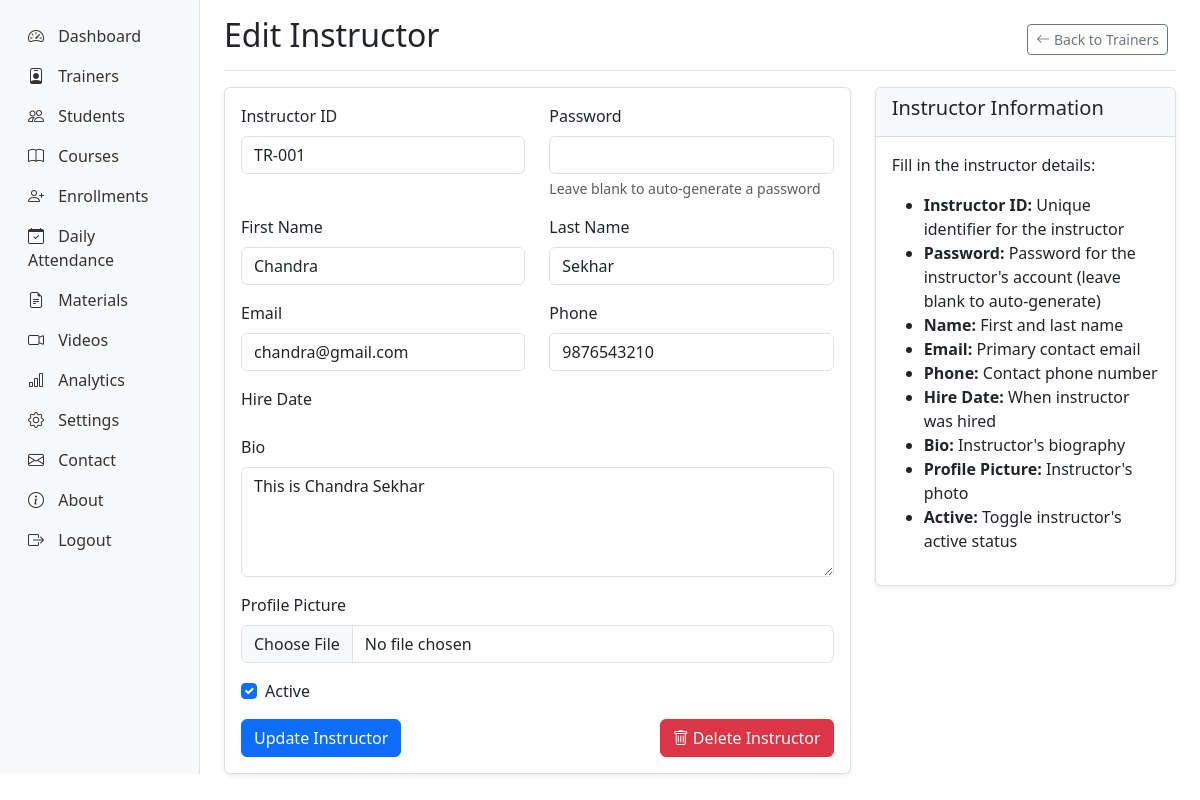
Page /admin-panel/trainers/edit/1/ (signed in) on the committed database.
### instructors/models.py (models this page shows, shortened)
class Instructor(models.Model):
    user = models.OneToOneField(User, on_delete=models.CASCADE, null=True, blank=True)
    instructor_id = models.CharField(max_length=20, unique=True)
    first_name = models.CharField(max_length=50)
    last_name = models.CharField(max_length=50)
    email = models.EmailField()
    phone = models.CharField(max_length=15, blank=True)
    bio = models.TextField(blank=True)
    profile_picture = models.ImageField(upload_to='instructor_profiles/', blank=True, null=True)
    hire_date = models.DateField(auto_now_add=True)
    is_active = models.BooleanField(default=True)
    created_at = models.DateTimeField(auto_now_add=True)
    updated_at = models.DateTimeField(auto_now=True)

### admin_panel/views.py (the view)
# urls.py: path('trainers/edit/<int:instructor_id>/', views.edit_instructor, name='edit_instructor'),
@login_required
@user_passes_test(is_admin)
def edit_instructor(request, instructor_id):
    instructor = get_object_or_404(Instructor, id=instructor_id)
    if request.method == 'POST':
        form = InstructorForm(request.POST, request.FILES, instance=instructor)
        if form.is_valid():
            form.save()
            messages.success(request, 'Instructor updated successfully.')
            return redirect('admin_panel:trainer_list')
    else:
        form = InstructorForm(instance=instructor)
    context = {
        'form_title': 'Edit Instructor',
        'submit_button': 'Update Instructor',
        'form': form,
        'instructor': instructor,
    }
    return render(request, 'admin_panel/instructor_form.html', context)

### admin_panel/forms.py (shortened to what this page needs)
class InstructorForm(forms.ModelForm):
    password = forms.CharField(
        widget=forms.PasswordInput(attrs={'class': 'form-control'}),
        required=False,
        help_text="Leave blank to auto-generate a password"
    )
    class Meta:
        model = Instructor
        fields = ['instructor_id', 'first_name', 'last_name', 'email', 'phone', 'bio', 'profile_picture', 'is_active', 'password']
        widgets = {
            'instructor_id': forms.TextInput(attrs={'class': 'form-control'}),
            'first_name': forms.TextInput(attrs={'class': 'form-control'}),
            'last_name': forms.TextInput(attrs={'class': 'form-control'}),
            'email': forms.EmailInput(attrs={'class': 'form-control'}),
            'phone': forms.TextInput(attrs={'class': 'form-control'}),
            'bio': forms.Textarea(attrs={'class': 'form-control', 'rows': 4}),
            'profile_picture': forms.FileInput(attrs={'class': 'form-control'}),
            'is_active': forms.CheckboxInput(attrs={'class': 'form-check-input'}),
        }

### admin_panel/views.py (called while the page is built)
def is_admin(user):
    return user.is_staff

### templates/admin_panel/instructor_form.html (shortened to what this page needs)
{% extends 'base.html' %}
{% block content %}
<div class="container-fluid">
    <div class="row">
        {% include 'admin_panel/sidebar.html' %}
        <main class="col-md-9 ms-sm-auto col-lg-10 px-md-4">
            <div class="d-flex justify-content-between flex-wrap flex-md-nowrap align-items-center pt-3 pb-2 mb-3 border-bottom">
                <h1 class="h2">{{ form_title }}</h1>
                <div class="btn-toolbar mb-2 mb-md-0">
                    <div class="btn-group me-2">
                        <a href="{% url 'admin_panel:trainer_list' %}" class="btn btn-sm btn-outline-secondary">
                            <i class="bi bi-arrow-left"></i> Back to Trainers
                        </a>
                    </div>
                </div>
            </div>
            <div class="row">
                <div class="col-md-8">
                    <div class="card">
                        <div class="card-body">
                            <form method="POST" enctype="multipart/form-data">
                                <div class="row">
                                    <div class="col-md-6">
                                        <div class="mb-3">
                                            <label for="{{ form.instructor_id.id_for_label }}" class="form-label">Instructor ID</label>
                                            {{ form.instructor_id }}
                                        </div>
                                    </div>
                                    <div class="col-md-6">
                                        <div class="mb-3">
                                            <label for="{{ form.password.id_for_label }}" class="form-label">Password</label>
                                            {{ form.password }}
                                            <div class="form-text">Leave blank to auto-generate a password</div>
                                        </div>
                                    </div>
                                </div>
                                <div class="row">
                                    <div class="col-md-6">
                                        <div class="mb-3">
                                            <label for="{{ form.first_name.id_for_label }}" class="form-label">First Name</label>
                                            {{ form.first_name }}
                                        </div>
                                    </div>
                                    <div class="col-md-6">
                                        <div class="mb-3">
                                            <label for="{{ form.last_name.id_for_label }}" class="form-label">Last Name</label>
                                            {{ form.last_name }}
                                        </div>
                                    </div>
                                </div>
                                <div class="row">
                                    <div class="col-md-6">
                                        <div class="mb-3">
                                            <label for="{{ form.email.id_for_label }}" class="form-label">Email</label>
                                            {{ form.email }}
                                        </div>
                                    </div>
                                    <div class="col-md-6">
                                        <div class="mb-3">
                                            <label for="{{ form.phone.id_for_label }}" class="form-label">Phone</label>
                                            {{ form.phone }}
                                        </div>
                                    </div>
                                </div>
                                <div class="row">
                                    <div class="col-md-6">
                                        <div class="mb-3">
                                            <label for="{{ form.hire_date.id_for_label }}" class="form-label">Hire Date</label>
                                        </div>
                                    </div>
                                </div>
                                <div class="mb-3">
                                    <label for="{{ form.bio.id_for_label }}" class="form-label">Bio</label>
                                    {{ form.bio }}
                                </div>
                                <div class="mb-3">
                                    <label for="{{ form.profile_picture.id_for_label }}" class="form-label">Profile Picture</label>
                                    {{ form.profile_picture }}
                                </div>
                                <div class="mb-3 form-check">
                                    {{ form.is_active }}
                                    <label for="{{ form.is_active.id_for_label }}" class="form-check-label">
                                        Active
                                    </label>
                                </div>
                                <div class="d-flex justify-content-between">
                                    <button type="submit" class="btn btn-primary">{{ submit_button }}</button>
                                    {% if instructor %}
                                        <a href="{% url 'admin_panel:delete_instructor' instructor.id %}" class="btn btn-danger"
                                           onclick="return confirm('Are you sure you want to delete this instructor?')">
                                            <i class="bi bi-trash"></i> Delete Instructor
                                        </a>
                                    {% endif %}
                                </div>
                            </form>
                        </div>
                    </div>
                </div>
                <div class="col-md-4">
                    <div class="card">
                        <div class="card-header">
                            <h5>Instructor Information</h5>
                        </div>
                        <div class="card-body">
                            <p>Fill in the instructor details:</p>
                            <ul>
                                <li><strong>Instructor ID:</strong> Unique identifier for the instructor</li>
                                <li><strong>Password:</strong> Password for the instructor's account (leave blank to auto-generate)</li>
                                <li><strong>Name:</strong> First and last name</li>
                                <li><strong>Email:</strong> Primary contact email</li>
                                <li><strong>Phone:</strong> Contact phone number</li>
                                <li><strong>Hire Date:</strong> When instructor was hired</li>
                                <li><strong>Bio:</strong> Instructor's biography</li>
                                <li><strong>Profile Picture:</strong> Instructor's photo</li>
                                <li><strong>Active:</strong> Toggle instructor's active status</li>
                            </ul>
                        </div>
                    </div>
                </div>
            </div>
        </main>
    </div>
</div>
{% endblock %}

### static/css/style.css (style rules this page uses)
.card { box-shadow: 0 0.125rem 0.25rem rgba(0, 0, 0, 0.075); border: 1px solid rgba(0, 0, 0, 0.125); }
.card-header { background-color: #f8f9fa; border-bottom: 1px solid rgba(0, 0, 0, 0.125); }
.btn-group .btn { border-radius: 0; }
.btn-group .btn:first-child { border-top-left-radius: 0.25rem; border-bottom-left-radius: 0.25rem; }
.btn-group .btn:last-child { border-top-right-radius: 0.25rem; border-bottom-right-radius: 0.25rem; }

### rows in the picture
Instructor: instructor_id "TR-001", first_name "Chandra", last_name "Sekhar", email "chandra@gmail.com", phone "9876543210", bio "This is Chandra Sekhar", is_active "☑"

### other values in the picture
{{ submit_button }} "Update Instructor"
